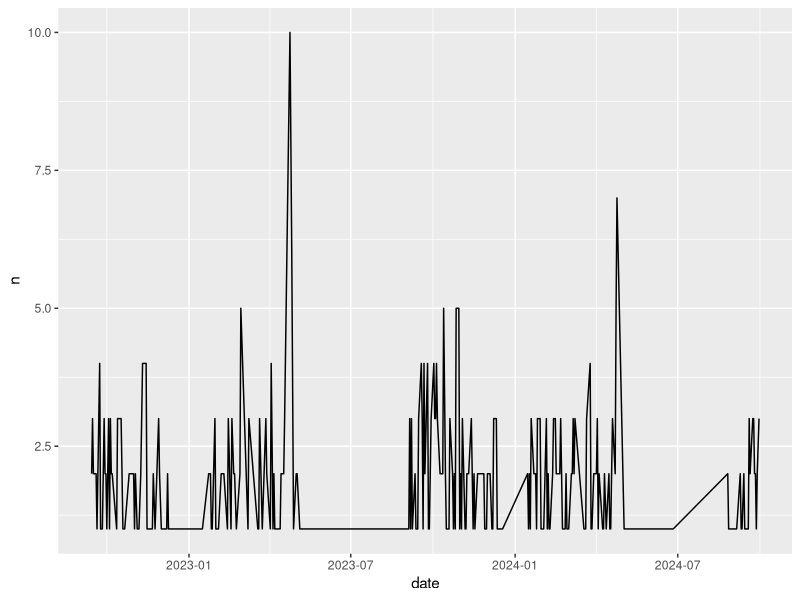

Here is the R script that generated this plot:
## ---- chunk 1
#| label: load-packages
#| message: false
library(tidyverse)
## ---- chunk 2
#| label: load-data
#| message: false
chronicle <- read_csv("data/chronicle.csv")
## ---- chunk 3
#| label: count-authors
chronicle |>
  count(author, sort = TRUE)
## ---- chunk 4
#| label: articles-per-day
chronicle |>
  count(date) |>
  ggplot(aes(x = date, y = n, group = 1)) +
  geom_line()
## ---- chunk 5
#| label: climate-title
chronicle |>
  mutate(
    title = str_to_lower(title),
    climate = if_else(str_detect(title, "climate"), "mentioned", "not mentioned")
    ) |>
  count(climate) |>
  mutate(prop = n / sum(n))
## ---- chunk 6
#| label: climate-title-abstract
chronicle |>
  mutate(
    title = str_to_lower(title),
    abstract = str_to_lower(abstract),
    climate = if_else(
      str_detect(title, "climate") | str_detect(abstract, "climate"), 
      "mentioned", 
      "not mentioned"
      )
    ) |>
  count(climate) |>
  mutate(prop = n / sum(n))
## ---- chunk 7
#| label: add-label
# add code here
